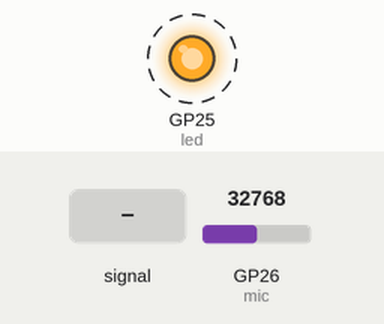
Bench run of a program on a simulated Raspberry Pi Pico running MicroPython. Parts: output pins drawn as LEDs (lit = HIGH). Dashed ring = blinking. The inputs (shaded band) are chosen by the test bench; at power-on: GP26 (mic) = 32768 (analog values on the 0–65535 scale). What the program prints to the serial console is not drawn.

Above: at 4.2 s.
4.3 s: GP26 (mic) fed a 200 Hz sine of ±5242 counts around its level
7.3 s: GP26 (mic) set to 45874
Timing chart, 0 to 16.1 s (numbered marks = the images above; inputs shaded):
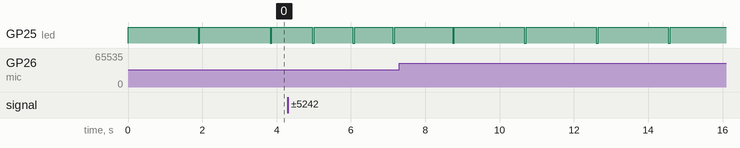

Measured:
- after the input at 7.3 s, GP25 (led): alternates HIGH for 1.9 s and LOW for 0.05 s, starting after 1.4 s
- by itself, GP25 (led): alternates HIGH for 1.9 s and LOW for 0.05 s

The program:

main.py
```python
from machine import Pin, ADC
import time
import utime

mic = ADC(26)  # Conectați output-ul microfonului la pinul GP26 (ADC0)


led = Pin("LED", Pin.OUT)


SAMPLE_DELAY_US = 40  # 40 microsecunde între eșantioane (aprox. 25kHz)

def main():

    led.value(1)  #


    count = 0
    while True:

        sample = mic.read_u16() >> 4  # Conversia de la 16-bit la 12-bit

        print(sample)


        count += 1
        if count >= 1000:
            led.value(0)
            utime.sleep_ms(50)
            led.value(1)
            count = 0


        utime.sleep_us(SAMPLE_DELAY_US)

# Rulează programul principal
if __name__ == "__main__":
    main()
```
